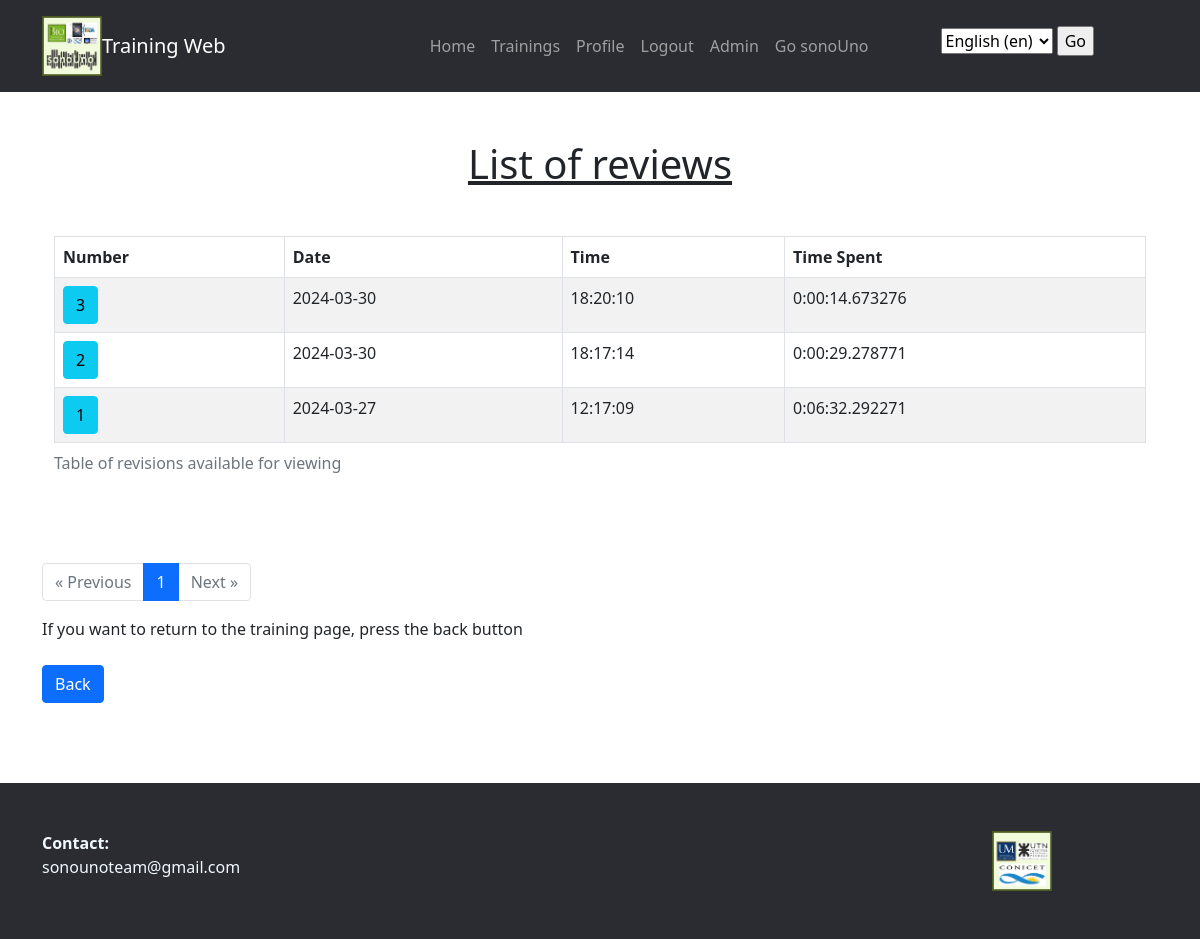
Before: /trainingApp/reviewList/4/ (signed in) with the older database file.
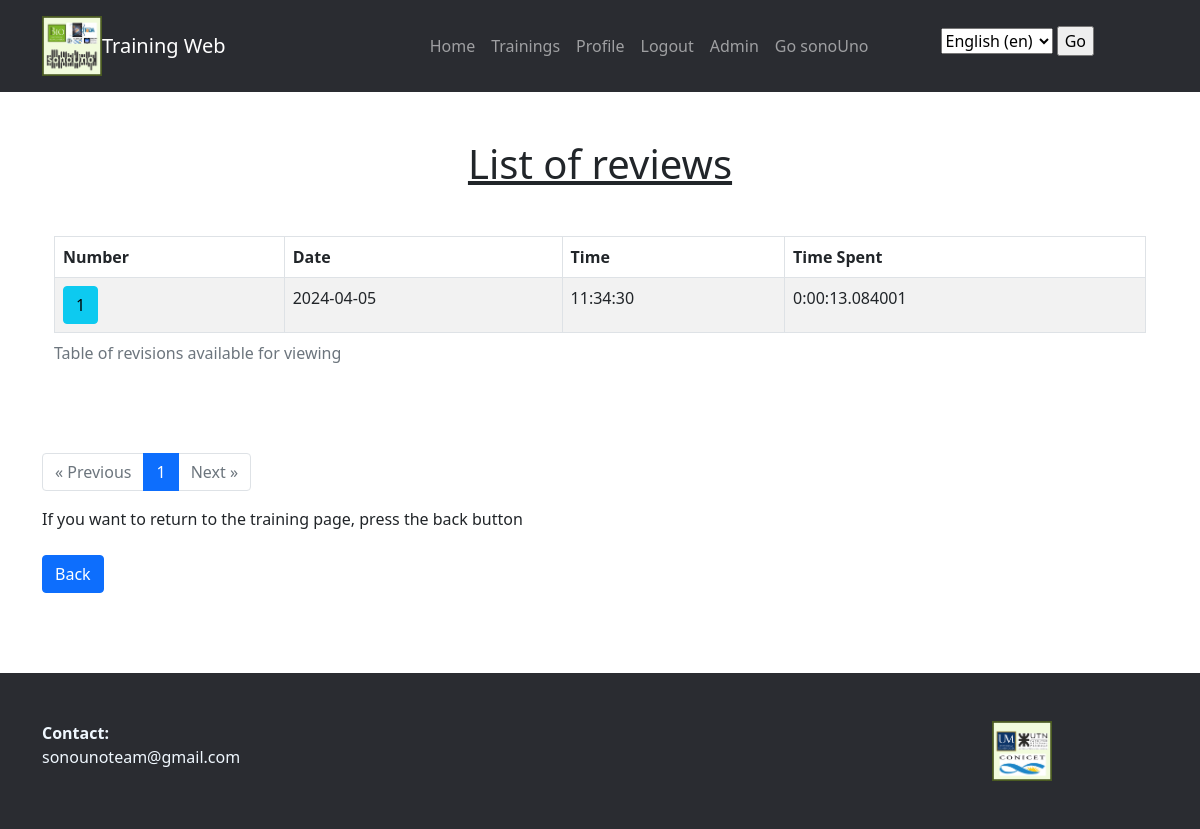
After: the same page with the newer database file.
### trainingApp/models.py (models this page shows, shortened)
class TraineeTraining(models.Model):
    training = models.ForeignKey(Training, on_delete=models.CASCADE)
    trainee = models.ForeignKey(Trainee, on_delete=models.CASCADE)
    pub_date = models.DateTimeField("upload date")
    state = models.CharField(max_length=100,default="in_progress")
    time_spent = models.DurationField(null=True, blank=True)

### trainingApp/views.py (the view)
# urls.py: path('reviewList/<int:training_id>/', login_required(views.ReviewListTT.as_view()), name="review_list_tt"),
class ReviewListTT(ListView):
    model = TraineeTraining
    template_name = "trainingApp/review_list_tt.html"
    context_object_name = "trainee_training_list"
    paginate_by = 10  # Especifica la cantidad de objetos por página
    def get_queryset(self):
        training_id = self.kwargs['training_id']
        queryset = TraineeTraining.objects.filter(
            training_id=training_id,
            trainee_id=self.request.user.trainee.id,
            state = "Completed"
        )
        for i, trainee_training in enumerate(queryset, start=1):
            trainee_training.item_number = i
        queryset = sorted(queryset, key=attrgetter('item_number'), reverse=True)
        return queryset
    def get_context_data(self, **kwargs):
        context = super().get_context_data(**kwargs)
        return context

### trainingApp/templates/trainingApp/review_list_tt.html (shortened to what this page needs)
{% extends "base.html" %}
{% load i18n %}
{% block content %}
{% load tz %}
<!-- SQLite almacena las fechas y horas en formato UTC, pero no almacena la información de la zona horaria.
    Django asume que las fechas y horas almacenadas en la base de datos son UTC y las convierte automáticamente a la zona horaria configurada en settings.py
    la biblioteca de zona horaria con {% load tz %} se usa al principio de la plantilla para poder utilizar el filtro timezone. -->
<main class="mt-5">
    <h1>{% trans 'List of reviews' %}</h1>
    <div class="container">
        {% if trainee_training_list %}
            <table class="table table-striped table-bordered">
                <thead>
                    <tr>
                        <th>{% trans 'Number' %}</th>
                        <th>{% trans 'Date' %}</th>
                        <th>{% trans 'Time' %}</th>
                        <th>{% trans 'Time Spent' %}</th>
                    </tr>
                </thead>
                <tbody>
                    {% for trainee_training in trainee_training_list %}
                        <tr>
                            <td>
                                <a href="{% url 'trainingApp:review_block' trainee_training.id %}" class="btn btn-info"> {{ trainee_training.item_number }}</a>
                            </td>
                            <td>{{ trainee_training.pub_date|timezone:"America/Buenos_Aires"|date:"Y-m-d" }}</td>
                            <td>{{ trainee_training.pub_date|timezone:"America/Buenos_Aires"|time:"H:i:s" }}</td>
                            <td>{{ trainee_training.time_spent }}</td>
                        </tr>
                    {% endfor %}
                </tbody>
            </table>
        {% else %}
            {% blocktrans %}
            <p class="lead">
                Sorry, no reviews available.
            </p>
            {% endblocktrans %}
        {% endif %}
    </div>
</main>
<div class="mt-4">
    <nav aria-label="Page navigation">
        <ul class="pagination">
            {% if page_obj.has_previous %}
                <li class="page-item">
                    <a href="?page={{ page_obj.previous_page_number }}" class="page-link" aria-label="Previous">
                        <span aria-hidden="true">&laquo; {% trans 'Previous' %}</span>
                    </a>
                </li>
            {% else %}
                <li class="page-item disabled">
                    <span class="page-link" aria-hidden="true">&laquo; {% trans 'Previous' %}</span>
                </li>
            {% endif %}
            {% for i in paginator.page_range %}
                <li class="page-item {% if i == page_obj.number %} active {% endif %}">
                    <a href="?page={{ i }}" class="page-link">{{ i }}</a>
                </li>
            {% endfor %}
            {% if page_obj.has_next %}
                <li class="page-item">
                    <a href="?page={{ page_obj.next_page_number }}" class="page-link" aria-label="Next">
                        <span aria-hidden="true">{% trans 'Next' %} &raquo;</span>
                    </a>
                </li>
            {% else %}
                <li class="page-item disabled">
                    <span class="page-link" aria-hidden="true">{% trans 'Next' %} &raquo;</span>
                </li>
            {% endif %}
        </ul>
    </nav>
</div>
<div class="mt-4">
    <a href="{% url 'trainingApp:training_List' %}" class="btn btn-primary">{% trans 'Back' %}</a>
</div>
{% endblock %}

### templates/base.html (shortened to what this page needs)
{% load static %}
{% load i18n %}
<!DOCTYPE html>
<html lang="en">
<head>
    <link href="https://cdn.jsdelivr.net/npm/bootstrap@5.0.2/dist/css/bootstrap.min.css" rel="stylesheet">
    <link rel="stylesheet" href="{% static 'trainingApp/style/style.css' %}">
</head>
<body>
    {% include 'navbar.html' %}
    <main>
        <div class="container my-4">
            {% block content %}
            {% endblock content %}
        </div>
    </main>
    {% include 'footer.html' %}
</body>
</html>

### templates/navbar.html (shortened to what this page needs)
{% load i18n %}
    <header>
        <nav class="navbar navbar-expand-lg py-3 navbar-dark back">
            <div class="container">
                <img src="/static/trainingApp/images/logo1.png" alt="Institute of Bioengineering, ITeDA and the sonoUno project. All of them involved in this training project" width="60" height="60">
                <a class="navbar-brand">
                    Training Web
                </a>
                <div class="collapse navbar-collapse" id="navbarNav">
                        <ul class="navbar-nav ms-auto">
                            <li class="nav-item">
                                <a href="/" class="nav-link">{% trans 'Home' %}</a>
                            </li>
                            {% if user.is_authenticated %}
                            <li class="nav-item">
                                <a class="nav-link" href="/trainingApp/">{% trans 'Trainings' %}</a>
                            </li>
                            <li>
                                <a class="nav-link" href="{% url 'userApp:profile' user.username %}">{% trans 'Profile' %}</a>
                            </li>
                            <li class="nav-item">
                                <a class="nav-link" href="/userApp/logout">{% trans 'Logout' %}</a>
                            </li>
                                {% if user.is_superuser %}
                                    <li class="nav-item">
                                        <a class="nav-link" href="/admin">{% trans 'Admin' %}</a>
                                    </li>
                                {% endif %}
                            {% endif %}
                            <li class="nav-item">
                                <a href="https://www.sonouno.org.ar/" target="_blank" class="nav-link">{% trans 'Go' %} sonoUno</a>
                            </li>
                            <li>
                                <form action="{% url 'set_language' %}" method="post">
                                    <select name="language" id="language_choice" class="custom-select">
                                        {% get_current_language as LANGUAGE_CODE %}
                                        {% get_available_languages as LANGUAGES %}
                                        {% get_language_info_list for LANGUAGES as languages %}
                                        {% for language in languages %}
                                        <option value="{{ language.code }}" {% if language.code == LANGUAGE_CODE %} selected {% endif %}>
                                            {{ language.name_local }} ({{ language.code }})
                                        </option>
                                        {% endfor %}
                                    </select>
                                    <input type="submit" value="Go">
                                </form>
                            </li>
                        </ul>
                </div>
            </div>
        </nav>
    </header>

### templates/message.html (shortened to what this page needs)
{% load i18n %}

### templates/footer.html
{% load i18n %}
    <footer class="bd-footer py-4 mt-5 back">
        <div class="container">
            <div class="row my-4">
                <div class="col-10">
                    <dt class="textf">{% translate 'Contact:' %}</dt>
                    <dd class="textf">sonounoteam@gmail.com</dd>
                </div>
                <div class="col-2">
                    <img src="/static/trainingApp/images/logo2.png" alt="Logos of the University of Mendoza, National Technological University and CONICET." width="60" height="60">
                </div>
            </div>
        </div>
    </footer>

### trainingApp/static/trainingApp/style/style.css (style rules this page uses)
.back { background-color: rgb(42, 44, 49); margin-top: auto; }
main { margin-top: 3rem; margin-bottom: 5rem; }
h1 { text-align: center; text-decoration-line: underline; margin-bottom: 3rem; }
form { padding: 0rem 4rem 0rem 4rem; }
.textf { color:aliceblue; }

Changed rows visible on the page:
removed TraineeTraining: item_number "3", pub_date "2024-03-30", pub_date "18:20:10", time_spent "0:00:14.673276"
removed TraineeTraining: item_number "2", pub_date "2024-03-30", pub_date "18:17:14", time_spent "0:00:29.278771"
removed TraineeTraining: item_number "1", pub_date "2024-03-27", pub_date "12:17:09", time_spent "0:06:32.292271"
added TraineeTraining: item_number "1", pub_date "2024-04-05", pub_date "11:34:30", time_spent "0:00:13.084001"
